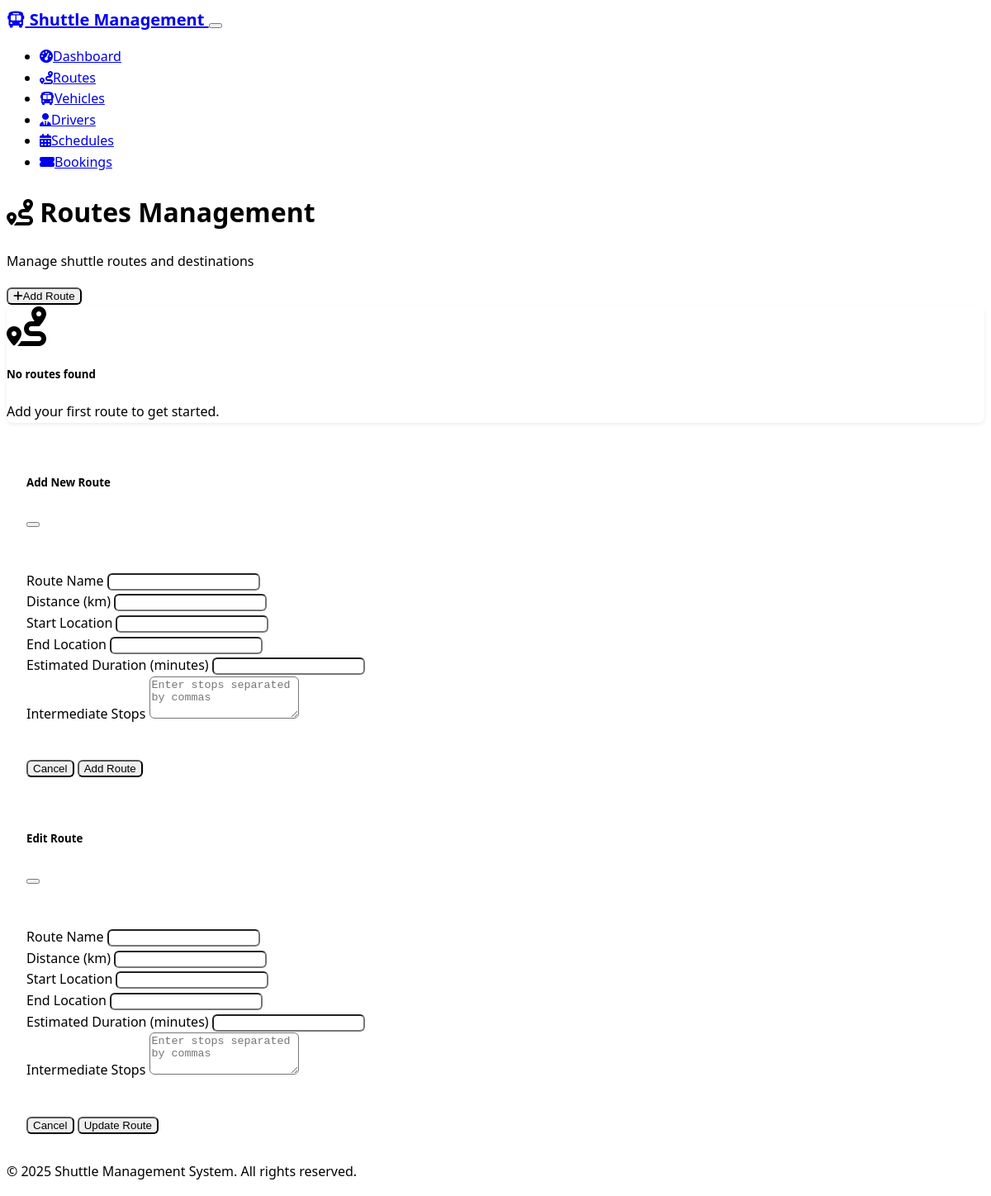
Page /routes on the earlier database version.
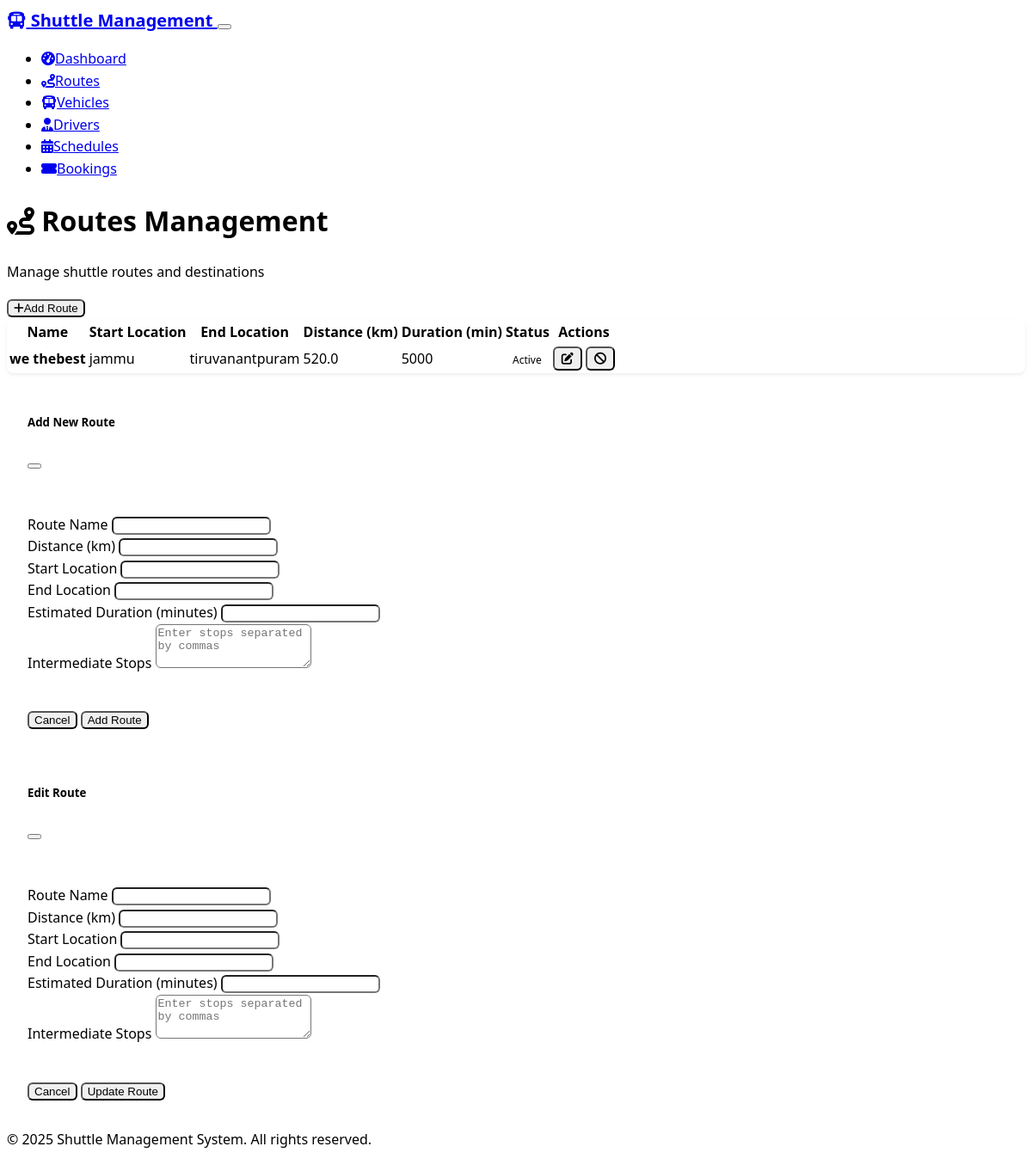
Same page on the later database version.
### models.py (models this page shows)
class Route(db.Model):
    id = db.Column(db.Integer, primary_key=True)
    name = db.Column(db.String(100), nullable=False)
    start_location = db.Column(db.String(200), nullable=False)
    end_location = db.Column(db.String(200), nullable=False)
    distance_km = db.Column(db.Float, nullable=False)
    estimated_duration_minutes = db.Column(db.Integer, nullable=False)
    stops = db.Column(db.Text)  # JSON string of stops
    is_active = db.Column(db.Boolean, default=True)
    created_at = db.Column(db.DateTime, default=datetime.utcnow)
    schedules = db.relationship('Schedule', backref='route', lazy=True, cascade='all, delete-orphan')

### routes.py (the view)
@app.route('/routes')
def routes():
    routes_list = Route.query.all()
    return render_template('routes.html', routes=routes_list)

### templates/routes.html (shortened to what this page needs)
{% extends "base.html" %}
{% block content %}
<div class="row mb-4">
    <div class="col">
        <h1 class="h2">
            <i class="fas fa-route me-2"></i>
            Routes Management
        </h1>
        <p class="text-muted">Manage shuttle routes and destinations</p>
    </div>
    <div class="col-auto">
        <button type="button" class="btn btn-primary" data-bs-toggle="modal" data-bs-target="#addRouteModal">
            <i class="fas fa-plus me-2"></i>Add Route
        </button>
    </div>
</div>
<div class="card">
    <div class="card-body">
        {% if routes %}
            <div class="table-responsive">
                <table class="table table-hover">
                    <thead>
                        <tr>
                            <th>Name</th>
                            <th>Start Location</th>
                            <th>End Location</th>
                            <th>Distance (km)</th>
                            <th>Duration (min)</th>
                            <th>Status</th>
                            <th>Actions</th>
                        </tr>
                    </thead>
                    <tbody>
                        {% for route in routes %}
                        <tr>
                            <td><strong>{{ route.name }}</strong></td>
                            <td>{{ route.start_location }}</td>
                            <td>{{ route.end_location }}</td>
                            <td>{{ route.distance_km }}</td>
                            <td>{{ route.estimated_duration_minutes }}</td>
                            <td>
                                <span class="badge bg-{{ 'success' if route.is_active else 'secondary' }}">
                                    {{ 'Active' if route.is_active else 'Inactive' }}
                                </span>
                            </td>
                            <td>
                                <button class="btn btn-sm btn-outline-primary edit-route"
                                        data-route-id="{{ route.id }}"
                                        data-name="{{ route.name }}"
                                        data-start="{{ route.start_location }}"
                                        data-end="{{ route.end_location }}"
                                        data-distance="{{ route.distance_km }}"
                                        data-duration="{{ route.estimated_duration_minutes }}"
                                        data-stops="{{ route.stops or '' }}">
                                    <i class="fas fa-edit"></i>
                                </button>
                                {% if route.is_active %}
                                <form method="POST" action="{{ url_for('delete_route', route_id=route.id) }}" style="display: inline;">
                                    <button type="submit" class="btn btn-sm btn-outline-danger"
                                            onclick="return confirm('Are you sure you want to deactivate this route?')">
                                        <i class="fas fa-ban"></i>
                                    </button>
                                </form>
                                {% endif %}
                            </td>
                        </tr>
                        {% endfor %}
                    </tbody>
                </table>
            </div>
        {% else %}
            <div class="text-center py-5">
                <i class="fas fa-route fa-3x text-muted mb-3"></i>
                <h5 class="text-muted">No routes found</h5>
                <p class="text-muted">Add your first route to get started.</p>
            </div>
        {% endif %}
    </div>
</div>
<div class="modal fade" id="addRouteModal" tabindex="-1">
    <div class="modal-dialog modal-lg">
        <div class="modal-content">
            <div class="modal-header">
                <h5 class="modal-title">Add New Route</h5>
                <button type="button" class="btn-close" data-bs-dismiss="modal"></button>
            </div>
            <form method="POST" action="{{ url_for('add_route') }}">
                <div class="modal-body">
                    <div class="row">
                        <div class="col-md-6">
                            <div class="mb-3">
                                <label for="name" class="form-label">Route Name</label>
                                <input type="text" class="form-control" id="name" name="name" required>
                            </div>
                        </div>
                        <div class="col-md-6">
                            <div class="mb-3">
                                <label for="distance_km" class="form-label">Distance (km)</label>
                                <input type="number" step="0.1" class="form-control" id="distance_km" name="distance_km" required>
                            </div>
                        </div>
                    </div>
                    <div class="row">
                        <div class="col-md-6">
                            <div class="mb-3">
                                <label for="start_location" class="form-label">Start Location</label>
                                <input type="text" class="form-control" id="start_location" name="start_location" required>
                            </div>
                        </div>
                        <div class="col-md-6">
                            <div class="mb-3">
                                <label for="end_location" class="form-label">End Location</label>
                                <input type="text" class="form-control" id="end_location" name="end_location" required>
                            </div>
                        </div>
                    </div>
                    <div class="row">
                        <div class="col-md-6">
                            <div class="mb-3">
                                <label for="estimated_duration" class="form-label">Estimated Duration (minutes)</label>
                                <input type="number" class="form-control" id="estimated_duration" name="estimated_duration" required>
                            </div>
                        </div>
                    </div>
                    <div class="mb-3">
                        <label for="stops" class="form-label">Intermediate Stops</label>
                        <textarea class="form-control" id="stops" name="stops" rows="3"
                                  placeholder="Enter stops separated by commas"></textarea>
                    </div>
                </div>
                <div class="modal-footer">
                    <button type="button" class="btn btn-secondary" data-bs-dismiss="modal">Cancel</button>
                    <button type="submit" class="btn btn-primary">Add Route</button>
                </div>
            </form>
        </div>
    </div>
</div>
<div class="modal fade" id="editRouteModal" tabindex="-1">
    <div class="modal-dialog modal-lg">
        <div class="modal-content">
            <div class="modal-header">
                <h5 class="modal-title">Edit Route</h5>
                <button type="button" class="btn-close" data-bs-dismiss="modal"></button>
            </div>
            <form method="POST" id="editRouteForm">
                <div class="modal-body">
                    <div class="row">
                        <div class="col-md-6">
                            <div class="mb-3">
                                <label for="edit_name" class="form-label">Route Name</label>
                                <input type="text" class="form-control" id="edit_name" name="name" required>
                            </div>
                        </div>
                        <div class="col-md-6">
                            <div class="mb-3">
                                <label for="edit_distance_km" class="form-label">Distance (km)</label>
                                <input type="number" step="0.1" class="form-control" id="edit_distance_km" name="distance_km" required>
                            </div>
                        </div>
                    </div>
                    <div class="row">
                        <div class="col-md-6">
                            <div class="mb-3">
                                <label for="edit_start_location" class="form-label">Start Location</label>
                                <input type="text" class="form-control" id="edit_start_location" name="start_location" required>
                            </div>
                        </div>
                        <div class="col-md-6">
                            <div class="mb-3">
                                <label for="edit_end_location" class="form-label">End Location</label>
                                <input type="text" class="form-control" id="edit_end_location" name="end_location" required>
                            </div>
                        </div>
                    </div>
                    <div class="row">
                        <div class="col-md-6">
                            <div class="mb-3">
                                <label for="edit_estimated_duration" class="form-label">Estimated Duration (minutes)</label>
                                <input type="number" class="form-control" id="edit_estimated_duration" name="estimated_duration" required>
                            </div>
                        </div>
                    </div>
                    <div class="mb-3">
                        <label for="edit_stops" class="form-label">Intermediate Stops</label>
                        <textarea class="form-control" id="edit_stops" name="stops" rows="3"
                                  placeholder="Enter stops separated by commas"></textarea>
                    </div>
                </div>
                <div class="modal-footer">
                    <button type="button" class="btn btn-secondary" data-bs-dismiss="modal">Cancel</button>
                    <button type="submit" class="btn btn-primary">Update Route</button>
                </div>
            </form>
        </div>
    </div>
</div>
{% endblock %}

### templates/base.html (shortened to what this page needs)
<!DOCTYPE html>
<html lang="en" data-bs-theme="dark">
<head>
    <link href="https://cdn.replit.com/agent/bootstrap-agent-dark-theme.min.css" rel="stylesheet">
    <link rel="stylesheet" href="https://cdnjs.cloudflare.com/ajax/libs/font-awesome/6.4.0/css/all.min.css">
    <link rel="stylesheet" href="{{ url_for('static', filename='css/custom.css') }}">
</head>
<body>
    <nav class="navbar navbar-expand-lg navbar-dark bg-dark border-bottom">
        <div class="container">
            <a class="navbar-brand" href="{{ url_for('dashboard') }}">
                <i class="fas fa-bus me-2"></i>
                Shuttle Management
            </a>
            <button class="navbar-toggler" type="button" data-bs-toggle="collapse" data-bs-target="#navbarNav">
            </button>
            <div class="collapse navbar-collapse" id="navbarNav">
                <ul class="navbar-nav me-auto">
                    <li class="nav-item">
                        <a class="nav-link" href="{{ url_for('dashboard') }}">
                            <i class="fas fa-tachometer-alt me-1"></i>Dashboard
                        </a>
                    </li>
                    <li class="nav-item">
                        <a class="nav-link" href="{{ url_for('routes') }}">
                            <i class="fas fa-route me-1"></i>Routes
                        </a>
                    </li>
                    <li class="nav-item">
                        <a class="nav-link" href="{{ url_for('vehicles') }}">
                            <i class="fas fa-bus me-1"></i>Vehicles
                        </a>
                    </li>
                    <li class="nav-item">
                        <a class="nav-link" href="{{ url_for('drivers') }}">
                            <i class="fas fa-user-tie me-1"></i>Drivers
                        </a>
                    </li>
                    <li class="nav-item">
                        <a class="nav-link" href="{{ url_for('schedules') }}">
                            <i class="fas fa-calendar-alt me-1"></i>Schedules
                        </a>
                    </li>
                    <li class="nav-item">
                        <a class="nav-link" href="{{ url_for('bookings') }}">
                            <i class="fas fa-ticket-alt me-1"></i>Bookings
                        </a>
                    </li>
                </ul>
            </div>
        </div>
    </nav>
    <main class="container my-4">
        {% block content %}{% endblock %}
    </main>
    <footer class="bg-dark text-light py-4 mt-5">
        <div class="container text-center">
            <p>&copy; 2025 Shuttle Management System. All rights reserved.</p>
        </div>
    </footer>
</body>
</html>

### static/css/custom.css (style rules this page uses)
:root { --shuttle-primary: #007bff; --shuttle-secondary: #6c757d; --shuttle-success: #28a745; --shuttle-danger: #dc3545; --shuttle-warning: #ffc107; --shuttle-info: #17a2b8; }
body { font-family: 'Segoe UI', Tahoma, Geneva, Verdana, sans-serif; line-height: 1.6; }
.navbar-brand { font-weight: 600; font-size: 1.25rem; }
.nav-link { font-weight: 500; transition: color 0.3s ease; }
.card { border-radius: 0.5rem; box-shadow: 0 0.125rem 0.25rem rgba(0, 0, 0, 0.075); transition: box-shadow 0.15s ease-in-out; }
.table th { font-weight: 600; border-bottom: 2px solid var(--bs-border-color); }
.btn { border-radius: 0.375rem; font-weight: 500; transition: all 0.15s ease-in-out; }
.btn-sm { padding: 0.25rem 0.5rem; font-size: 0.875rem; }
.modal-content { border-radius: 0.5rem; border: none; }
.modal-header { border-bottom: 1px solid var(--bs-border-color); padding: 1.5rem; }
.modal-body { padding: 1.5rem; }
.modal-footer { border-top: 1px solid var(--bs-border-color); padding: 1rem 1.5rem; }
.form-control, .form-select { border-radius: 0.375rem; transition: border-color 0.15s ease-in-out, box-shadow 0.15s ease-in-out; }
.form-label { font-weight: 500; margin-bottom: 0.5rem; }
.badge { font-weight: 500; font-size: 0.75rem; padding: 0.375rem 0.5rem; }

Differences in the rows shown:
added Route: name "we thebest", start_location "jammu", end_location "tiruvanantpuram", distance_km "520.0", estimated_duration_minutes "5000", is_active "Active"
Other differences:
text no longer shown: "No routes found Add your first route to get started."
text now shown: "Name Start Location End Location Distance (km) Duration (min) Status Actions"
